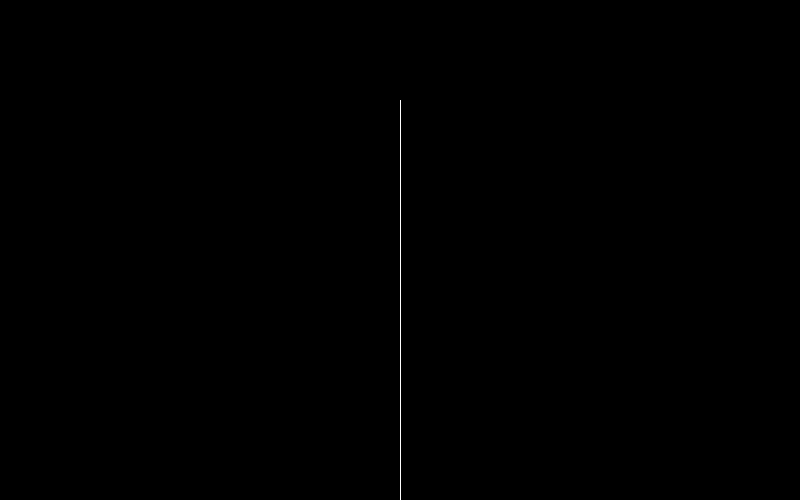
Frame 1 (no input)
Frame 60 (the mouse pressed at the canvas centre just before this capture): identical to frame 1, image omitted
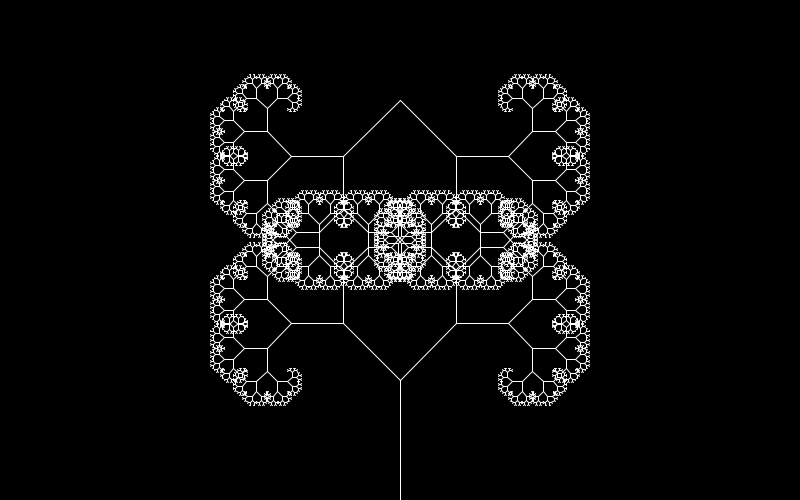
Frame 120 (the mouse held since frame 60 and released just before this capture)

The Processing sketch that drew these frames (run headless with seeded random() and noise(); from frame 60 on, the mouse is pressed at the canvas centre):

// Processing sketch: Double_TREE_KJY
// ── Double_TREE_KJY.pde
float theta;   

void setup() {
  size(800, 500);
}

void draw() {
  background(0);
  frameRate(30);
  stroke(255);
  float a = (mouseX / (float) width) * 90f;
  theta = radians(a);
  translate(width/2,height);
  line(0,0,0,-120);
  translate(0,-120);
  branchA(120);
  translate(0,-400);
  line(0,0,0,-120);
  translate(0,120);
  branchB(120);

}

void branchA(float h) {
  
  h *= 0.66;
  if (h > 1) {
    pushMatrix();    
    rotate(theta);   
    line(0, 0, 0, -h);  
    translate(0, -h); 
    branchA(h);       
    popMatrix();     
    pushMatrix();
    rotate(-theta);
    line(0, 0, 0, -h);
    translate(0, -h);
    branchA(h);
    popMatrix();
  }
}


void branchB(float h) {
  
  h *= 0.66;
  
  if (h > 1) {
    pushMatrix();    
    rotate(theta);   
    line(0, 0, 0, h);  
    translate(0, h); 
    branchB(h);       
    popMatrix();     
    
    pushMatrix();
    rotate(-theta);
    line(0, 0, 0, h);
    translate(0, h);
    branchB(h);
    popMatrix();
  }
}
